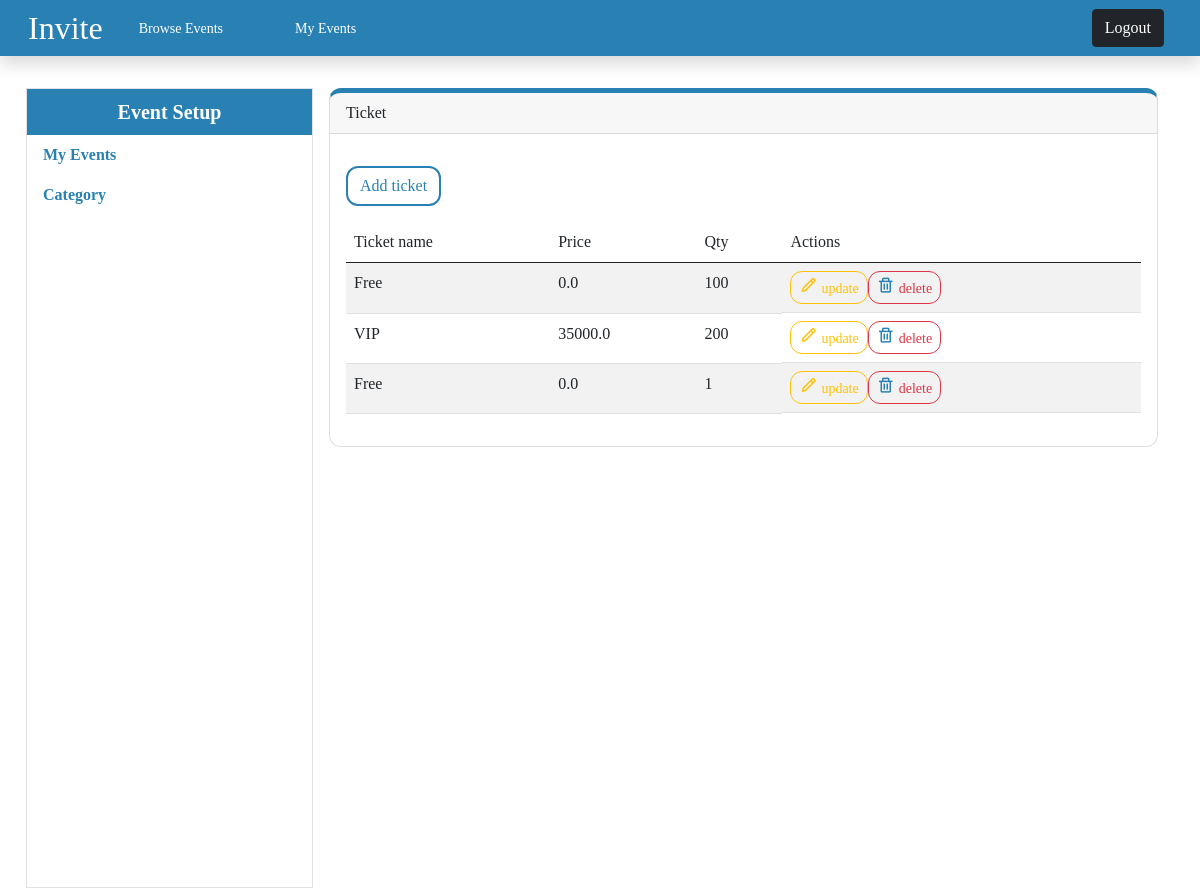
The page /event/1/ticket (signed in) on the database its author committed.
### events/models.py (models this page shows, shortened)
class Ticket(models.Model):
    name = models.CharField(max_length=100, default="Free")
    event = models.ForeignKey(Events, on_delete=models.CASCADE)
    price = models.FloatField(default=0.0)
    ticket_qty = models.IntegerField(default=1)
    desc = models.CharField(max_length=255, null=True, blank=True)
    created_at = models.DateTimeField(auto_now_add=True)

### events/decorators.py (the view)
        def wrapper_func(request, *args, **kwargs):
            group = None
            if request.user.groups.exists():
                group = request.user.groups.all()[0].name
            if group in allowed_roles:
                return view_func(request, *args, **kwargs)
            else:
                return HttpResponse("You are not authorized to view this page.")

### events/views.py (called while the page is built, shortened)
@login_required(login_url='login')
@allowed_users(allowed_roles=['Admin','Organizer'])
def ticket_list(request, event_id):
    ticket = Ticket.objects.filter(event=event_id)
    event = Events.objects.get(id=event_id)
    form = TicketForm()
    return render(request, 'eventsApp/settings/event_ticket.html', {'ticket_form':form, 'tickets':ticket})

### events/templates/eventsApp/settings/event_ticket.html (shortened to what this page needs)
{% extends "eventsApp/settings/layout.html" %}
{% block account %}
<form method="post" class="w-100" enctype="multipart/form-data">
  <div class="card mb-2">
    <div class="card-header">Ticket</div>
    <div class="card-body my-0">
      <a href="" class="btn btn-outline-primary my-3" type="button" data-bs-toggle="modal" data-bs-target="#ticket">Add
        ticket</a>
      <table class="table table-hover table-striped">
        <thead>
          <tr>
            <td>Ticket name</td>
            <td>Price</td>
            <td>Qty</td>
            <td>Actions</td>
          </tr>
        </thead>
        <tbody>
          {% for t in tickets %}
          <tr>
            <td>{{ t.name }}</td>
            <td>{{ t.price }}</td>
            <td>{{ t.ticket_qty }}</td>
            <td class="d-flex">
              <a href="" class="btn btn-sm btn-outline-warning"><i class='bx bx-pencil text-warning me-1'></i>update</a>
              <form action="{% url 'ticket_delete' t.id %}" method="post">
                <button type="submit" class="btn btn-sm btn-outline-danger"><i class='bx bx-trash me-1'></i>delete</button>
              </form>
            </td>
          </tr>
          {% endfor %}
        </tbody>
      </table>
    </div>
  </div>
</form>
{% endblock %}

### events/static/css/style.css (style rules this page uses)
:root { --primary: #2981B3; --outline-primary: #2981B3; --hover-primary: #194F6E; --secondary: #194F6E; --calendar: #FC0000; --divider: #707070; --white: #fff; --gray: #efefef; --color-1: #194F6E; --color-2: #117554; --color-3: #3C3D37; --color-4: #FF6600; --color-5: #EDE8F5; }
html { scroll-behavior: smooth; overflow-x: hidden; }
body { font-family: Cambria, Cochin, Georgia, Times, 'Times New Roman', serif; padding: 0; }
main .card { border-top: 5px solid #2981B3; border-radius: 12px; }
main .btn { box-shadow: none; border-radius: 12px; }
main .btn-outline-primary { border: 2px solid var(--outline-primary); color: var(--primary); }
main a, main .nav-link, main p a { text-decoration: none; color: var(--primary); font-weight: 600; }
main i { font-size: 18px; color: var(--primary); }

### rows shown on the page
Ticket: name "Free", price "0.0", ticket_qty "100"
Ticket: name "VIP", price "35000.0", ticket_qty "200"
Ticket: name "Free", price "0.0", ticket_qty "1"
